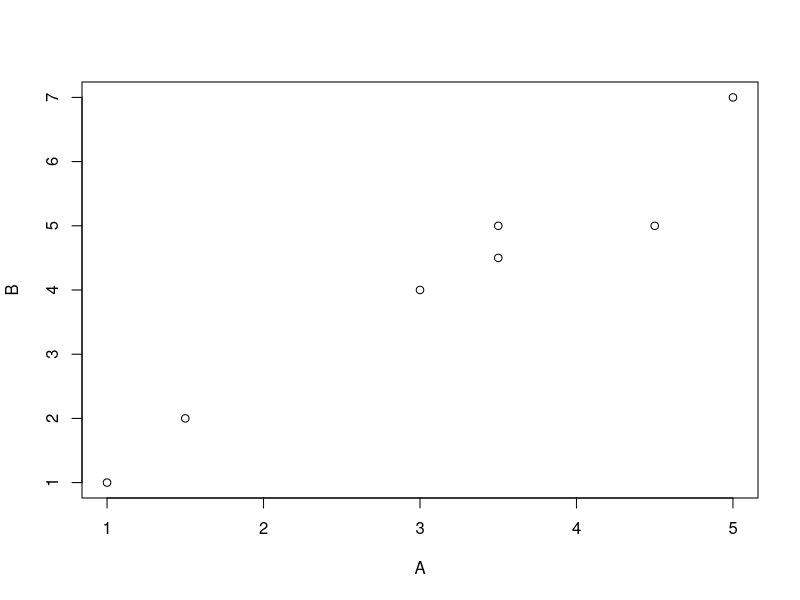
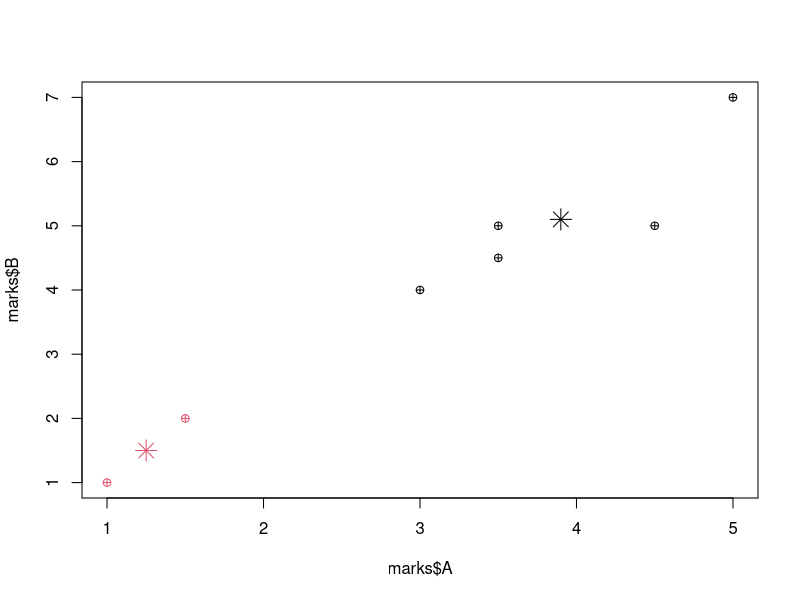

Source code (R) for these figures, in order:
A<- c("1.0","1.5","3.0","5.0","3.5","4.5","3.5")
B<- c("1.0","2.0","4.0","7.0","5.0","5.0","4.5")
marks<- data.frame(A,B)
plot(A,B)
marks
?kmeans
cl= kmeans(marks,2)
cl$iter
cbind(marks, cl$cluster)
plot(marks$A, marks$B, pch=10, col=cl$cluster)
cl$centers
points(cl$centers, col=1:2, pch=8, cex=2)
